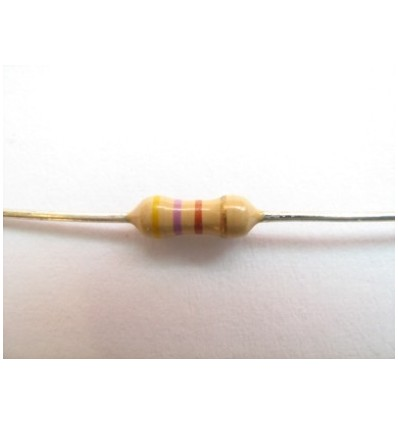
#> input picture Computer Vision/course_images/re.jpg, 398 x 425 px
$ jupyter execute Fourier.ipynb   (shell and % lines are left out)   (older library calls are emulated)
#> lines starting #> are read from the running program, lines starting #| are printed output that depends on the picture; after the words box and inside, x2 and y2 are one past the last pixel; in counts of white or black regions, pixels touching at a corner belong together
[cell 1]
import cv2
import numpy as np
from matplotlib import pyplot as plt

def plot_magnitude_spectrum(img):
    plt.imshow(img,'gray'); plt.show()
    dft = cv2.dft(np.float32(img),flags = cv2.DFT_COMPLEX_OUTPUT)
    dft = np.fft.fftshift(dft) # coloca origem no centro da imagem (aplot_magnitude_spectrum(img2);o invés do canto superior esquerdo)
    mag = np.log(cv2.magnitude(dft[:,:,0],dft[:,:,1])+1e-6) # log facilita visualização: decaimento exponencial
    plt.imshow(mag,'gray'); plt.show()
    return dft

img = cv2.imread('course_images/re.jpg',0)
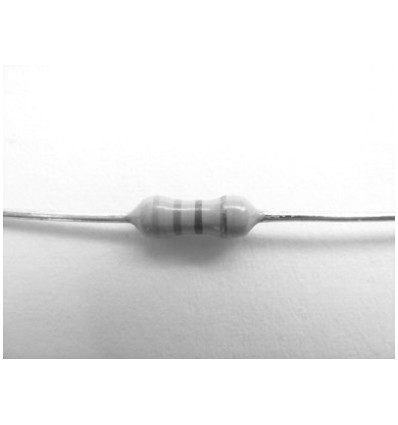
#> img: shape (425, 398); min 48, max 255, mean 232.3
plt.imshow(img);
plot_magnitude_spectrum(img)
#> in plot_magnitude_spectrum, `plt.imshow(img, 'gray')`:
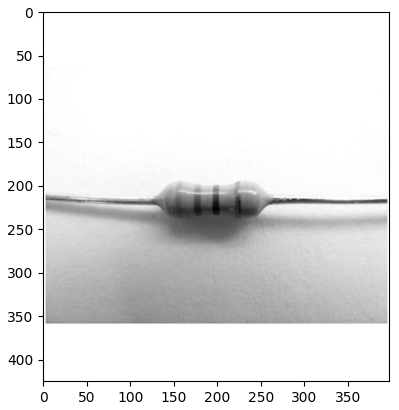
#> figure drawn by matplotlib, 1 panel
#> in plot_magnitude_spectrum, `mag = np.log(cv2.magnitude(dft[:,:,0],dft[:,:,1])+1e-6)`:
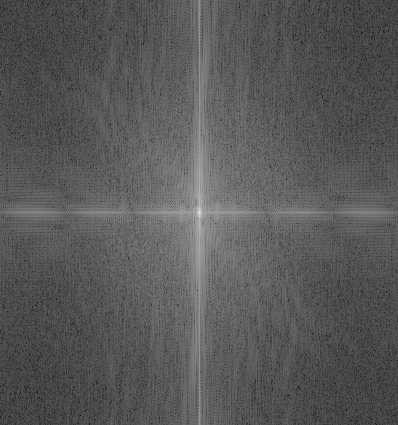
#> mag: shape (425, 398) float32; min -0.42, max 17.49, mean 5.82; drawn with min black and max white

img2 = cv2.GaussianBlur(img, (11,11), 0)
plot_magnitude_spectrum(img2);
#> in plot_magnitude_spectrum (call 2), `mag = np.log(cv2.magnitude(dft[:,:,0],dft[:,:,1])+1e-6)`:
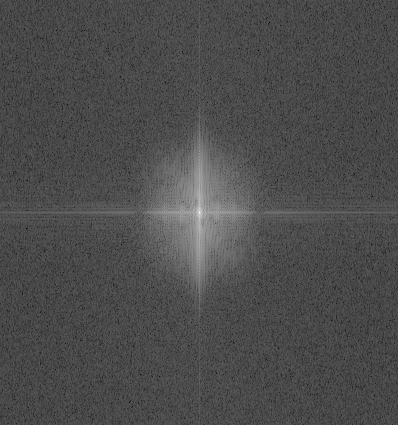
#> mag: shape (425, 398) float32; min -1.2, max 17.49, mean 4.43; drawn with min black and max white

[cell 2]
img2 = cv2.magnitude(cv2.Sobel(img,cv2.CV_64F,1,0), cv2.Sobel(img,cv2.CV_64F,0,1))
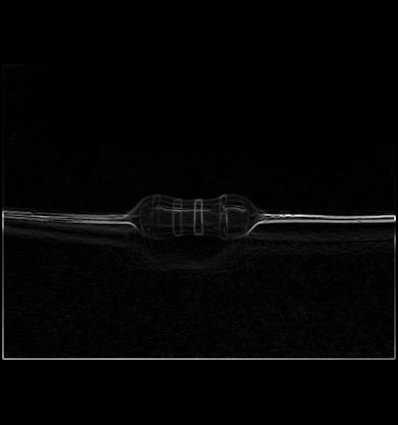
#> img2: shape (425, 398) float64; min 0, max 638.3, mean 12.1; drawn with min black and max white
plot_magnitude_spectrum(img2);
#> in plot_magnitude_spectrum (call 3), `mag = np.log(cv2.magnitude(dft[:,:,0],dft[:,:,1])+1e-6)`:
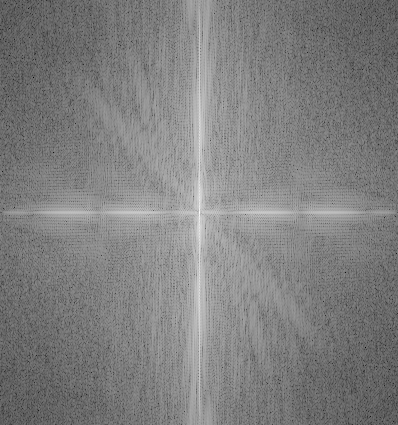
#> mag: shape (425, 398) float32; min 0.11, max 14.53, mean 7.33; drawn with min black and max white
r,img2=cv2.threshold(img2,0.1*np.max(img2), 255, cv2.THRESH_BINARY)
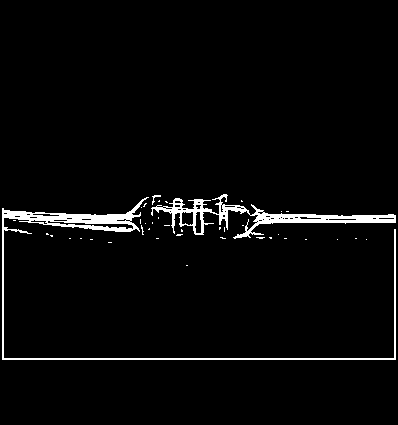
#> img2: shape (425, 398) float64; 3.2% white; 40 white regions (37 under 20 px), largest, box (x1, y1, x2, y2) and area: (2, 197, 396, 360) 2949, (151, 194, 396, 239) 2301, (152, 195, 161, 205) 28
#> r = 63.83
plot_magnitude_spectrum(img2);
#> in plot_magnitude_spectrum (call 4), `mag = np.log(cv2.magnitude(dft[:,:,0],dft[:,:,1])+1e-6)`:
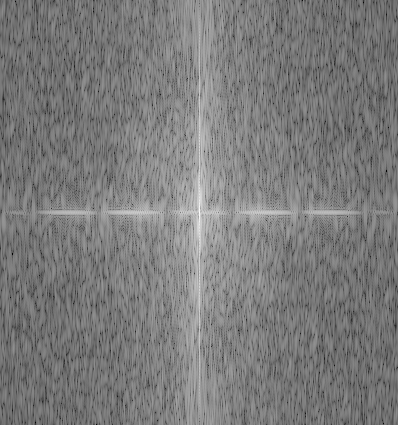
#> mag: shape (425, 398) float32; min 3.22, max 14.14, mean 8.53; drawn with min black and max white

$ run again, with Computer Vision/course_images/rsz_jason.jpg copied over Computer Vision/course_images/re.jpg
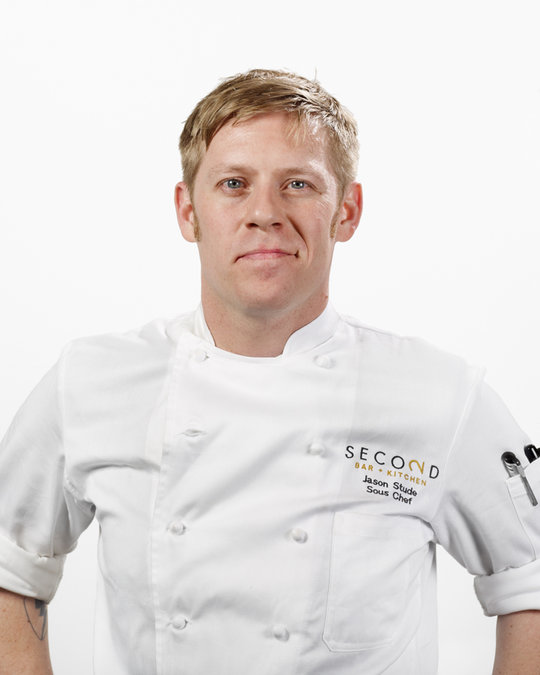
#> input picture Computer Vision/course_images/rsz_jason.jpg, 540 x 675 px
#> `r,img2=cv2.threshold(img2,0.1*np.max(img2), 255, cv2.THRESH_BINARY)`:
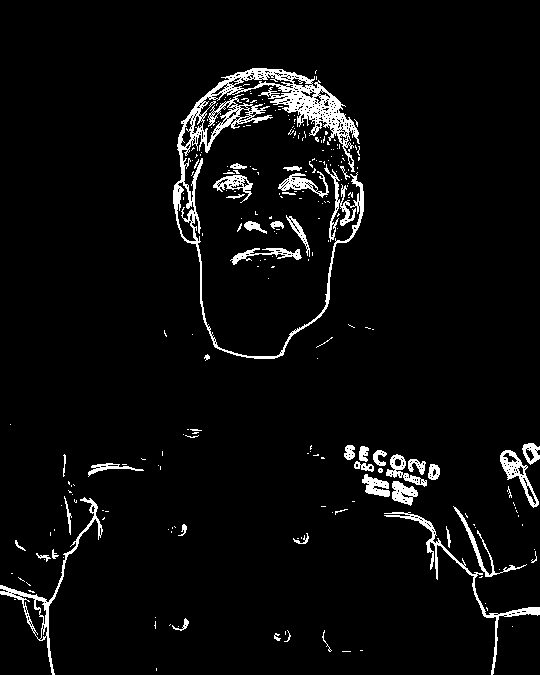
#> img2: shape (675, 540) float64; 4.5% white; 243 white regions (198 under 20 px), largest, box (x1, y1, x2, y2) and area: (173, 68, 364, 359) 7444, (384, 512, 540, 675) 1196, (0, 497, 103, 675) 1170
#> r = 98.39
#> in plot_magnitude_spectrum (call 4), `mag = np.log(cv2.magnitude(dft[:,:,0],dft[:,:,1])+1e-6)`:
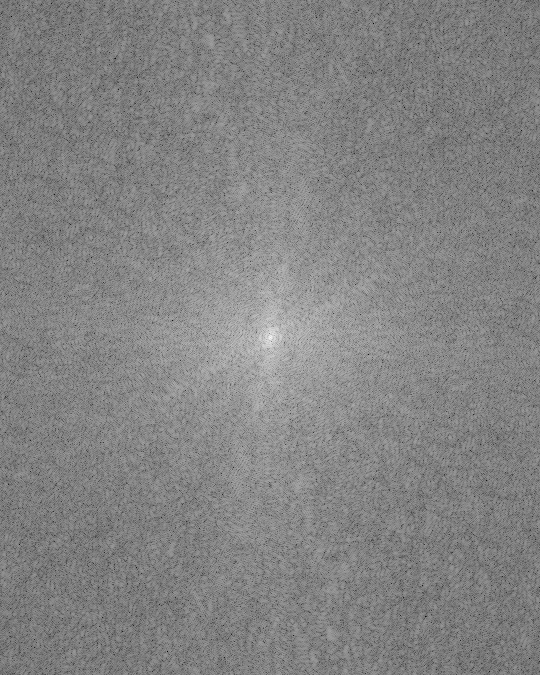
#> mag: shape (675, 540) float32; min 3.45, max 15.26, mean 9.54; drawn with min black and max white
